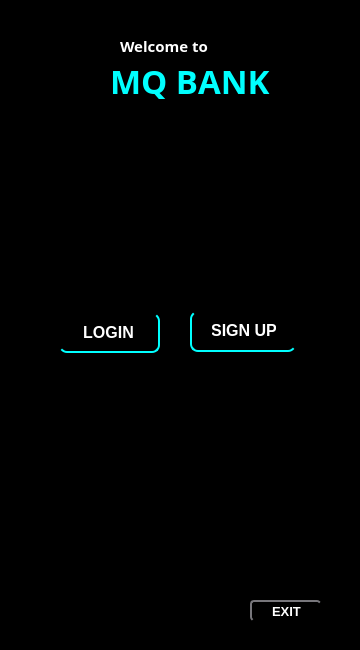
<?xml version="1.0" encoding="UTF-8"?>
<ui version="4.0">
 <class>mainMenu</class>
 <widget class="QDialog" name="mainMenu">
  <property name="geometry">
   <rect>
    <x>0</x>
    <y>0</y>
    <width>360</width>
    <height>650</height>
   </rect>
  </property>
  <property name="windowTitle">
   <string>Dialog</string>
  </property>
  <property name="styleSheet">
   <string notr="true">QDialog {

background-color: #000000;
}

QMessageBox {
    background-color: white;
    color: black;
}
</string>
  </property>
  <widget class="QLabel" name="txtWelcomeTitle">
   <property name="geometry">
    <rect>
     <x>120</x>
     <y>30</y>
     <width>91</width>
     <height>31</height>
    </rect>
   </property>
   <property name="font">
    <font>
     <family>Noto Naskh Arabic Semi Bold</family>
     <pointsize>11</pointsize>
     <bold>true</bold>
    </font>
   </property>
   <property name="styleSheet">
    <string notr="true">
	color: #ffffff;
</string>
   </property>
   <property name="text">
    <string>Welcome to</string>
   </property>
  </widget>
  <widget class="QPushButton" name="btnLoginMM">
   <property name="geometry">
    <rect>
     <x>59</x>
     <y>313</y>
     <width>101</width>
     <height>40</height>
    </rect>
   </property>
   <property name="font">
    <font>
     <pointsize>-1</pointsize>
     <bold>true</bold>
     <underline>false</underline>
    </font>
   </property>
   <property name="cursor">
    <cursorShape>PointingHandCursor</cursorShape>
   </property>
   <property name="styleSheet">
    <string notr="true">QPushButton {
    border: none; /* Removes all borders */
    border-bottom: 2px solid cyan; /* Bottom border */
    border-right: 2px solid cyan; /* Right border */
    color: white; /* Text color */
    background-color: transparent; /* Transparent background */
    padding: 10px 20px;
    font-size: 16px;
    border-radius: 8px; /* Optional rounded corners */
}
</string>
   </property>
   <property name="text">
    <string>LOGIN</string>
   </property>
  </widget>
  <widget class="QPushButton" name="btnSignUpMM">
   <property name="geometry">
    <rect>
     <x>190</x>
     <y>311</y>
     <width>106</width>
     <height>41</height>
    </rect>
   </property>
   <property name="font">
    <font>
     <pointsize>-1</pointsize>
     <bold>true</bold>
     <underline>false</underline>
    </font>
   </property>
   <property name="cursor">
    <cursorShape>PointingHandCursor</cursorShape>
   </property>
   <property name="styleSheet">
    <string notr="true">QPushButton {
    border: none; /* Removes all borders */
    border-bottom: 2px solid cyan; /* Bottom border */
    border-left: 2px solid cyan; /* Right border */
    color: white; /* Text color */
    background-color: transparent; /* Transparent background */
    padding: 10px 20px;
    font-size: 16px;
    border-radius: 8px; /* Optional rounded corners */
}
</string>
   </property>
   <property name="text">
    <string>SIGN UP</string>
   </property>
  </widget>
  <widget class="QLabel" name="txtMQBankTitle">
   <property name="geometry">
    <rect>
     <x>110</x>
     <y>60</y>
     <width>171</width>
     <height>41</height>
    </rect>
   </property>
   <property name="font">
    <font>
     <family>Noto Naskh Arabic Semi Bold</family>
     <pointsize>25</pointsize>
     <bold>true</bold>
    </font>
   </property>
   <property name="styleSheet">
    <string notr="true">QLabel {
color: cyan;
}</string>
   </property>
   <property name="text">
    <string>MQ BANK</string>
   </property>
  </widget>
  <widget class="QPushButton" name="btnExitMM">
   <property name="geometry">
    <rect>
     <x>250</x>
     <y>600</y>
     <width>71</width>
     <height>21</height>
    </rect>
   </property>
   <property name="font">
    <font>
     <pointsize>10</pointsize>
     <bold>true</bold>
     <underline>false</underline>
    </font>
   </property>
   <property name="cursor">
    <cursorShape>PointingHandCursor</cursorShape>
   </property>
   <property name="styleSheet">
    <string notr="true">QPushButton {
background-color: transparent;
border-top: 2px solid rgb(119, 118, 123);
border-left: 2px solid rgb(119, 118, 123);
color: white;
border-radius: 4px;
}</string>
   </property>
   <property name="text">
    <string>EXIT</string>
   </property>
  </widget>
 </widget>
 <resources/>
 <connections/>
</ui>
